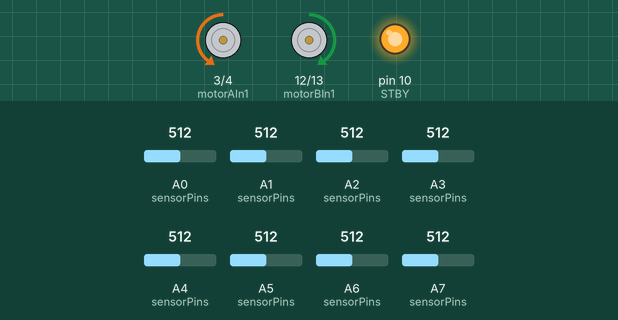
A sketch run on a simulated Arduino Nano, built with avr-gcc and run on an emulated ATmega328P. On the bench: motor-driver pin pairs drawn as motors (green arrow = first pin HIGH = forward, orange = second pin HIGH = backward, longer = more drive, scaled by the enable pin, stopped while the standby pin is LOW), output pins drawn as LEDs (lit = HIGH). Inputs (shaded band) come from the test bench; at power-on: A0 (sensorPins) = 512, A1 (sensorPins) = 512, A2 (sensorPins) = 512, A4 (sensorPins) = 512, A5 (sensorPins) = 512, A3 (sensorPins) = 512, A6 (sensorPins) = 512, A7 (sensorPins) = 512. What the sketch prints to the serial monitor is not drawn.

Above: at 8.2 s.
8.3 s: A0 (sensorPins) set to 544
At 9.0 s:
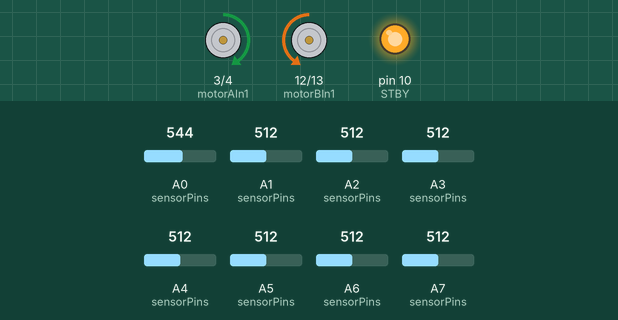
9.8 s: A1 (sensorPins) set to 711
11.3 s: A1 (sensorPins) set to 728
At 12.5 s:
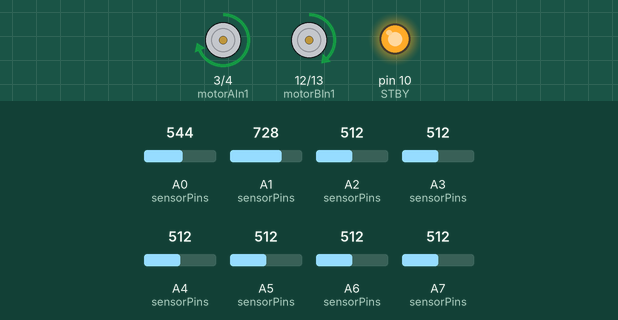
12.8 s: A2 (sensorPins) set to 710
At 13.7 s:
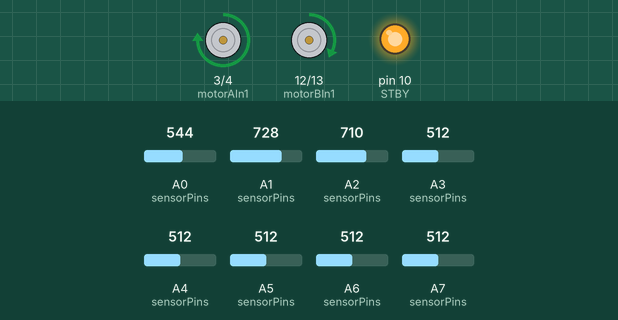
14.3 s: A4 (sensorPins) set to 710
At 14.9 s:
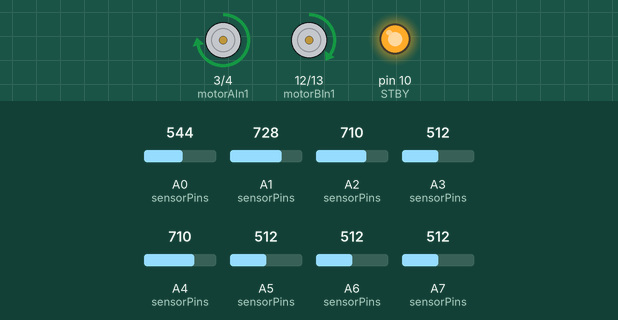
15.8 s: A5 (sensorPins) set to 710
At 17.1 s:
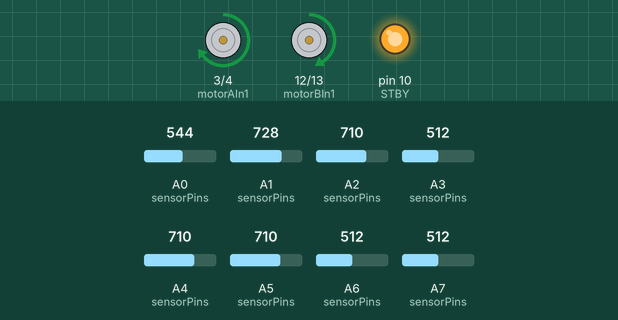
Timing chart, 0 to 18.3 s (numbered marks = the images above; inputs shaded):
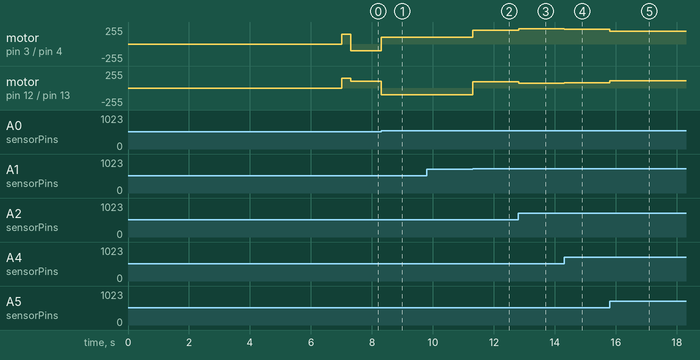

Measured:
- the behaviour switches between 534 and 535 on A0 (sensorPins) (found by bisection; images 0 and 1)
- the behaviour switches between 717 and 718 on A1 (sensorPins) (found by bisection; images 1 and 2)
- after the input at 8.3 s, motor on pin 3 (motorAIn1) / pin 4 (motorAIn2): backward 100/255 → forward 100/255 at once; motor on pin 12 (motorBIn1) / pin 13 (motorBIn2): forward 100/255 → backward 100/255 at once
- after the input at 9.8 s, every drawn part: stays the same
- after the input at 11.3 s, motor on pin 3 (motorAIn1) / pin 4 (motorAIn2): forward 100/255 → forward 209/255 at once; motor on pin 12 (motorBIn1) / pin 13 (motorBIn2): backward 100/255 → forward 91/255 at once
- after the input at 12.8 s, motor on pin 3 (motorAIn1) / pin 4 (motorAIn2): forward 209/255 → forward 232/255 at once; motor on pin 12 (motorBIn1) / pin 13 (motorBIn2): forward 91/255 → forward 68/255 at once
- after the input at 14.3 s, motor on pin 3 (motorAIn1) / pin 4 (motorAIn2): forward 232/255 → forward 221/255 at once; motor on pin 12 (motorBIn1) / pin 13 (motorBIn2): forward 68/255 → forward 79/255 at once
- after the input at 15.8 s, motor on pin 3 (motorAIn1) / pin 4 (motorAIn2): forward 221/255 → forward 194/255 at once; motor on pin 12 (motorBIn1) / pin 13 (motorBIn2): forward 79/255 → forward 106/255 at once

The sketch:

systematicwithdashed.ino
```cpp
#include <QTRSensors.h>

// ---------------------
// QTR-8A Sensor Setup
// ---------------------
#define NUM_SENSORS 8
uint8_t sensorPins[NUM_SENSORS] = { A0, A1, A2, A3, A4, A5, A6, A7 };
QTRSensors qtrrc;
unsigned int sensorValues[NUM_SENSORS];

// ---------------------
// Motor Driver Pins (TB6612FNG)
// ---------------------
const int STBY      = 10;
const int motorAPWM = 5;
const int motorAIn1 = 3;
const int motorAIn2 = 4;
const int motorBPWM = 11;
const int motorBIn1 = 12;
const int motorBIn2 = 13;

// ---------------------
// PID Controller Params
// ---------------------
float effectiveKp = 0.395;
float Ki           = 0.00;
float Kd           = 1.0;
long  lastError    = 0;
long  integral     = 0;
long  setpoint     = ((NUM_SENSORS - 1) * 1000) / 2;  // equals 3500

// ---------------------
// Speed Settings
// ---------------------
const int defaultSpeed    = 150;
const int searchSpeed     = 100;

// ---------------------
// Pivot (dynamic) Params
// ---------------------
const int   pivotThreshold   = 1500;   // |error| > this → pivot
const float pivotKp          = 0.2;   // error → pivot speed scaling
const int   pivotMinSpeed    = 120;    // min pivot PWM
const int   pivotMaxSpeed    = 255;    // max pivot PWM

// ---------------------
// Dash-gap & Deadband
// ---------------------
const int   deadbandThreshold = 20;     // tiny errors → zero
const unsigned long dashDuration = 300; // ms: treat shorter white gaps as dashed-lines

// ---------------------
// Lost-line timing
// ---------------------
unsigned long lostLineStart = 0;

// ---------------------
// Setup
// ---------------------
void setup() {
  Serial.begin(115200);

  pinMode(STBY,      OUTPUT);
  pinMode(motorAPWM, OUTPUT);
  pinMode(motorAIn1, OUTPUT);
  pinMode(motorAIn2, OUTPUT);
  pinMode(motorBPWM, OUTPUT);
  pinMode(motorBIn1, OUTPUT);
  pinMode(motorBIn2, OUTPUT);
  digitalWrite(STBY, HIGH);

  qtrrc.setTypeAnalog();
  qtrrc.setSensorPins(sensorPins, NUM_SENSORS);

  Serial.println("Calibrating sensors...");
  for (uint16_t i = 0; i < 200; i++) {
    qtrrc.calibrate();
    delay(10);
  }
  Serial.println("Calibration complete.");
}

// ---------------------
// Motor Helper
// ---------------------
void setMotor(int pwmPin, int in1, int in2, int speed) {
  if (speed > 0) {
    digitalWrite(in1, HIGH);
    digitalWrite(in2, LOW);
    analogWrite(pwmPin, speed);
  } else if (speed < 0) {
    digitalWrite(in1, LOW);
    digitalWrite(in2, HIGH);
    analogWrite(pwmPin, -speed);
  } else {
    digitalWrite(in1, LOW);
    digitalWrite(in2, LOW);
    analogWrite(pwmPin, 0);
  }
}

// ---------------------
// Main Loop
// ---------------------
void loop() {
  // 1) Read interpolated position (0–7000)
  unsigned int position = qtrrc.readLineBlack(sensorValues);

  // 2) Detect if any sensor sees the line
  bool lineDetected = false;
  for (int i = 0; i < NUM_SENSORS; i++) {
    if (sensorValues[i] > 700) {
      lineDetected = true;
      break;
    }
  }

  // 3) Track how long we've been off the line
  if (!lineDetected) {
    if (lostLineStart == 0) lostLineStart = millis();
  } else {
    lostLineStart = 0;
  }
  unsigned long lostDuration = lostLineStart ? (millis() - lostLineStart) : 0;

  // 4) Always compute error based on actual position reading
  long error = (long)setpoint - (long)position;
  if (abs(error) < deadbandThreshold) {
    error = 0;
  }

  // 5) Decide speeds
  int leftSpeed  = 0;
  int rightSpeed = 0;

  // a) Dynamic pivot for very large errors (highest priority)
  if (abs(error) > pivotThreshold) {
    long pivotCorrection = (long)(pivotKp * error);
    int pivotSpeed = abs(pivotCorrection);
    pivotSpeed = constrain(pivotSpeed, pivotMinSpeed, pivotMaxSpeed);
    int dir = (pivotCorrection > 0) ? +1 : -1;
    leftSpeed  = pivotSpeed * dir;
    rightSpeed = -pivotSpeed * dir;

  // b) Brief white gap → dashed-line straight-through
  } else if (!lineDetected && lostDuration < dashDuration) {
    leftSpeed  = defaultSpeed;
    rightSpeed = defaultSpeed;

  // c) Full lost → slow search spin
  } else if (!lineDetected) {
    int dir = (error > 0) ? +1 : -1;
    leftSpeed  = searchSpeed * dir;
    rightSpeed = -searchSpeed * dir;

  // d) Normal PID follow
  } else {
    integral += error;
    integral  = constrain(integral, -10000, 10000);
    long derivative = error - lastError;
    long correction = (long)(effectiveKp * error + Ki * integral + Kd * derivative);
    leftSpeed  = constrain(defaultSpeed + correction, -255, 255);
    rightSpeed = constrain(defaultSpeed - correction, -255, 255);
  }

  lastError = error;

  // 6) Drive motors
  setMotor(motorAPWM, motorAIn1, motorAIn2, leftSpeed);
  setMotor(motorBPWM, motorBIn1, motorBIn2, rightSpeed);
}
```
